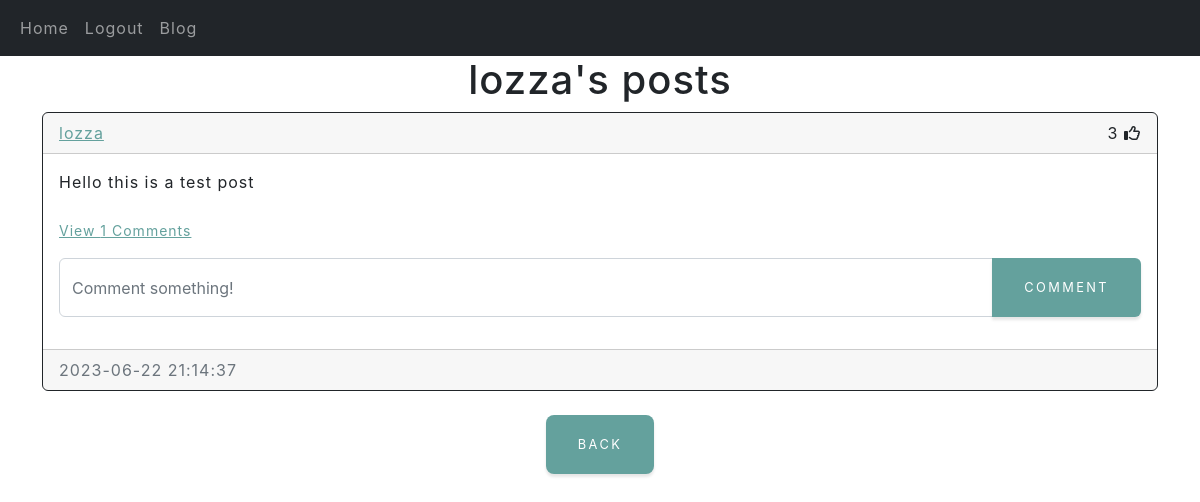
Page /posts/lozza (signed in) on the committed database.
### website/models.py (models this page shows)
class User(db.Model, UserMixin):
    id = db.Column(db.Integer, primary_key=True)
    email = db.Column(db.String(150), unique=True)
    username = db.Column(db.String(150), unique=True)
    password = db.Column(db.String(150))
    date_created = db.Column(db.DateTime(timezone=True), default=func.now())
    posts = db.relationship('Post', backref='user', passive_deletes=True)
    comments = db.relationship('Comment', backref='user', passive_deletes=True)
    likes = db.relationship('Like', backref='user', passive_deletes=True)

class Post(db.Model):
    id = db.Column(db.Integer, primary_key=True)
    text = db.Column(db.Text, nullable=False)
    date_created = db.Column(db.DateTime(timezone=True), default=func.now())
    author = db.Column(db.Integer, db.ForeignKey(
        'user.id', ondelete="CASCADE"), nullable=False)
    comments = db.relationship('Comment', backref='post', passive_deletes=True)
    likes = db.relationship('Like', backref='post', passive_deletes=True)

### website/views.py (the view)
@views.route("/posts/<username>")
@login_required
def posts(username):
    user = User.query.filter_by(username=username).first()
    if not user:
        flash('No user with that username exists.', category='error')
        return redirect(url_for('views.home'))
    posts = user.posts
    return render_template("posts.html", user=current_user, posts=posts, username=username)

### website/__init__.py (called while the page is built)
def create_app():
    app = Flask(__name__)
    app.config['SECRET_KEY'] = "cktxrMjArZasdasdaweagh"
    app.config['SQLALCHEMY_DATABASE_URI'] = f'sqlite:///{DB_NAME}'
    db.init_app(app)
    from .views import views
    from .auth import auth
    app.register_blueprint(views, url_prefix="/")
    app.register_blueprint(auth, url_prefix="/")
    from .models import User, Post, Comment, Like
    with app.app_context():
        db.create_all()
    login_manager = LoginManager()
    login_manager.login_view = "auth.login"
    login_manager.init_app(app)
    @login_manager.user_loader
    def load_user(id):
        return User.query.get(int(id))
    return app

### website/templates/posts.html (shortened to what this page needs)
{% extends "posts_div.html" %}  {% block header %} {{username}}'s posts {% endblock %} {% block footer %}
<div align="center">
  <a href="/home">
    <button type="button" class="btn btn-primary btn-lg">Back</button>
  </a>
</div>
{% endblock %}

### website/templates/posts_div.html (shortened to what this page needs)
{% extends "base.html" %} {% block title %}Home{% endblock %} {% block content
%}
<h1 align="center">{% block header %}Posts{% endblock %}</h1>
<div id="posts">
  {% for post in posts %}
  <div class="card border-dark">
    <div class="card-header d-flex justify-content-between align-items-center">
      <a href="/posts/{{post.user.username}}">{{post.user.username}}</a>
      <div>
        <span id="likes-count-{{post.id}}">
        {{ post.likes|length }}</span>
        {% if user.id in post.likes|map(attribute="author")|list %}
        <i
          class="fas fa-thumbs-up"
          id="like-button-{{post.id}}"
          onclick="like({{post.id}})"
        ></i>
        {% else %}
        <i
          class="far fa-thumbs-up"
          id="like-button-{{post.id}}"
          onclick="like({{post.id}})"
        ></i>
        {% endif %}
      </div>
    </div>
    <div class="card-body">
      <div class="card-text">{{post.text}}</div>
      <br/>
      <p class="card-text">
        {% if post.comments|length > 0 %}
        <a data-bs-toggle="collapse" href="#comments-{{post.id}}" role="button">
          <small>View {{post.comments|length}} Comments</small>
        </a>
        {% else %}
        <small class="text-muted">No Comments</small>
        {% endif %}
      </p>
      <form
        class="input-group mb-3"
        method="POST"
        action="/create-comment/{{post.id}}"
      >
        <input
          type="text"
          id="text"
          name="text"
          class="form-control"
          placeholder="Comment something!"
        />
        <button type="submit" class="btn btn-primary">Comment</button>
      </form>
    </div>
    <div class="card-footer text-muted">{{post.date_created}}</div>
  </div>
  <br/ > {% endfor %}
</div>
{% block footer %}{% endblock %} {% endblock %}

### website/templates/base.html (shortened to what this page needs)
<!DOCTYPE html>
<html lang="en">
  <head>
    <link
      href="https://cdn.jsdelivr.net/npm/bootstrap@5.0.2/dist/css/bootstrap.min.css"
      rel="stylesheet"
    />
    <link rel="stylesheet" type="text/css" href="{{url_for('static',filename='styles.css')}}">
  </head>
  <body>
    <nav class="navbar navbar-expand-lg navbar-dark bg-dark">
      <div class="container-fluid">
        <div class="collapse navbar-collapse" id="navbar">
          <div class="navbar-nav">
            <a class="nav-item nav-link" href="/home">Home</a>
            {% if user.is_authenticated %}
            <a class="nav-item nav-link" href="/logout">Logout</a>
            <a class="nav-item nav-link" href="/blog">Blog</a>
            {% else %}
            <a class="nav-item nav-link" href="/login">Login</a>
            <a class="nav-item nav-link" href="/sign-up">Sign Up</a>
            {% endif %}
          </div>
        </div>
      </div>
    </nav>
    <div class="container">{% block content %}{% endblock %}</div>
  </body>
</html>

### rows in the picture
User: username "lozza"
Post: user.username "lozza", likes|length "3", text "Hello this is a test post", comments|length "1", date_created "2023-06-22 21:14:37"
